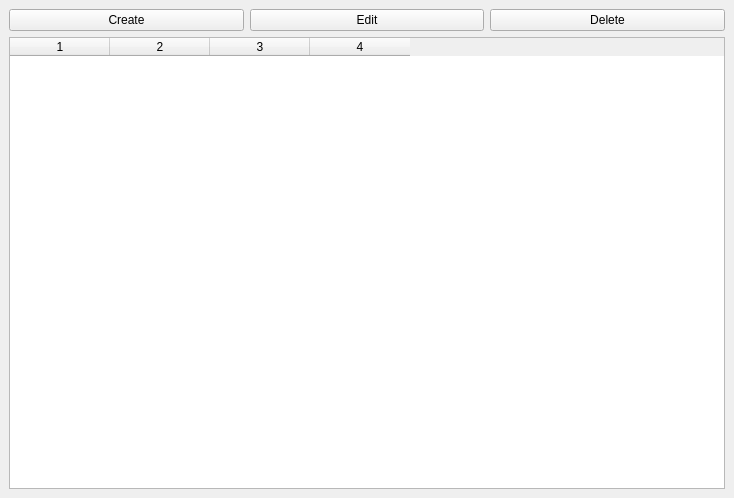
<?xml version="1.0" encoding="UTF-8"?>
<ui version="4.0">
 <class>MainWindow</class>
 <widget class="QMainWindow" name="MainWindow">
  <property name="geometry">
   <rect>
    <x>0</x>
    <y>0</y>
    <width>734</width>
    <height>498</height>
   </rect>
  </property>
  <property name="windowTitle">
   <string>MainWindow</string>
  </property>
  <widget class="QWidget" name="centralwidget">
   <layout class="QVBoxLayout" name="verticalLayout">
    <item>
     <layout class="QHBoxLayout" name="horizontalLayout">
      <item>
       <widget class="QPushButton" name="btnAdd">
        <property name="text">
         <string>Create</string>
        </property>
       </widget>
      </item>
      <item>
       <widget class="QPushButton" name="btnEdit">
        <property name="text">
         <string>Edit</string>
        </property>
       </widget>
      </item>
      <item>
       <widget class="QPushButton" name="btnDelete">
        <property name="text">
         <string>Delete</string>
        </property>
       </widget>
      </item>
     </layout>
    </item>
    <item>
     <widget class="QTableWidget" name="tableWidget">
      <property name="selectionBehavior">
       <enum>QAbstractItemView::SelectRows</enum>
      </property>
      <property name="columnCount">
       <number>4</number>
      </property>
      <column/>
      <column/>
      <column/>
      <column/>
     </widget>
    </item>
   </layout>
  </widget>
 </widget>
 <resources/>
 <connections/>
</ui>
